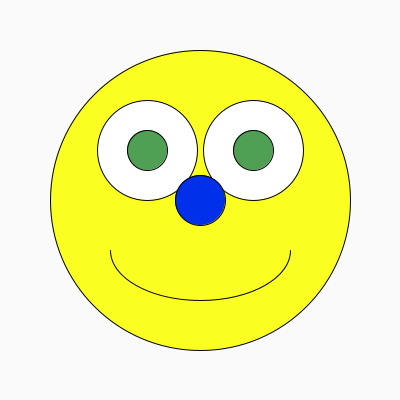
Frame 1 (no input)
Frame 60 (the mouse pressed at the canvas centre just before this capture): identical to frame 1, image omitted
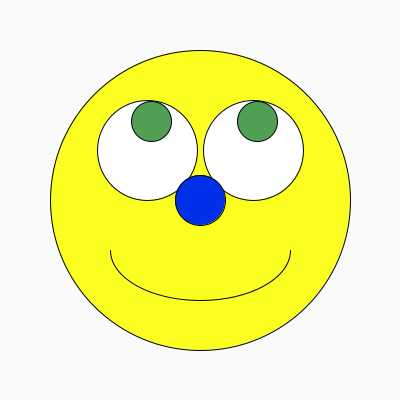
Frame 120 (the mouse held since frame 60 and released just before this capture)

The Processing sketch that drew these frames (run headless with seeded random() and noise(); from frame 60 on, the mouse is pressed at the canvas centre):

// Processing sketch: Lab6_Foster_Velasquez
// ── Lab6_Foster_Velasquez.pde
//Lab 6 Foster and Velasquez


float cx1,cy1,cx2,cy2; //pupil coor
float ex1,ey1,ex2,ey2;  //eye coor
float t,r,rd;  //spinning stuff
float nx,ny,NoseRad;  //nose stuff
boolean spinEyes;


void setup()
{
size(400,400);
smooth();
stroke(0);
cx1 = 147;
cx2 = 253;
cy1 = cy2 = 150;
ex1 = 147;
ex2 = 253;
ey1 = ey2 = 150;
nx = ny = 200;
NoseRad = 50;
r = 100;
t=.5;
rd = 29;
spinEyes=false;

}

void spinEyes()
{
  
  t = t+.5;
  cx1 = ex1+rd*cos(t);
  cy1 = ey1+rd*sin(t);
  cx2 = ex2+rd*cos(t);
  cy2 = ey2+rd*sin(t);
}

void draw ()
{  

background(250);  
  
frameRate(15);
  
fill(#FBFF21);  //face
ellipse(200,200, 300,300);

arc(200,250,180,100,0,PI);  //smile

fill(255);  //eyes
ellipse(ex1,ey1,r,r);
ellipse(ex2,ey2,r,r);

fill(#4FA054);  //pupils
ellipse(cx1,cy1,40,40);
ellipse(cx2,cy2,40,40);

fill(#0030EA);  //nose
ellipse(nx,ny,NoseRad,NoseRad);

if(spinEyes == true)
{
  spinEyes();
}

}


void mouseDragged()
{
  
PVector v1, v2; 
v1 = new PVector (mouseX - cx1, mouseY - cy1);

v1.normalize();
v1.mult(29);

cx1 = v1.x + 147;
cy1 = v1.y + 150;
  
v2 = new PVector (mouseX - cx2, mouseY - cy2);

v2.normalize();
v2.mult(29);

cx2 = v2.x + 253;
cy2 = v2.y + 150;

}

void mousePressed()
 {
   
    PVector v1 = new PVector (mouseX - cx1, mouseY - cy1);

    v1.normalize();
    v1.mult(29);

    cx1 = v1.x + 147;
    cy1 = v1.y + 150;
  
    PVector v2 = new PVector (mouseX - cx2, mouseY - cy2);

    v2.normalize();
    v2.mult(29);

    cx2 = v2.x + 253;
    cy2 = v2.y + 150;
   
      if(( (mouseX - nx)*(mouseX - nx) + (mouseY - ny)*(mouseY - ny) - NoseRad*NoseRad/4 )<=0)  //<--Should be nose!! 
        {                                                                                     
     spinEyes = true; //This statement should be how the eyes rotate.
        }
       
       else
       {
       
         spinEyes=false;
      
       }
     
 }
